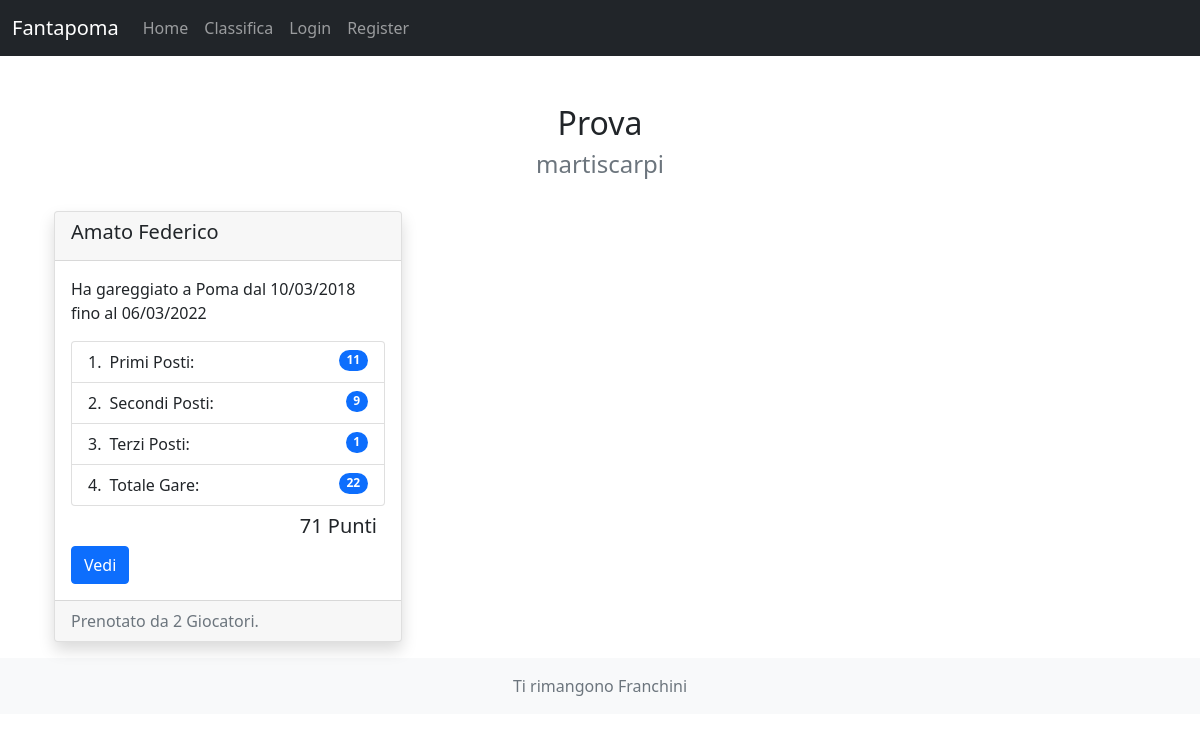
Before: /fantapoma/view_crew/2/ with the older database file.
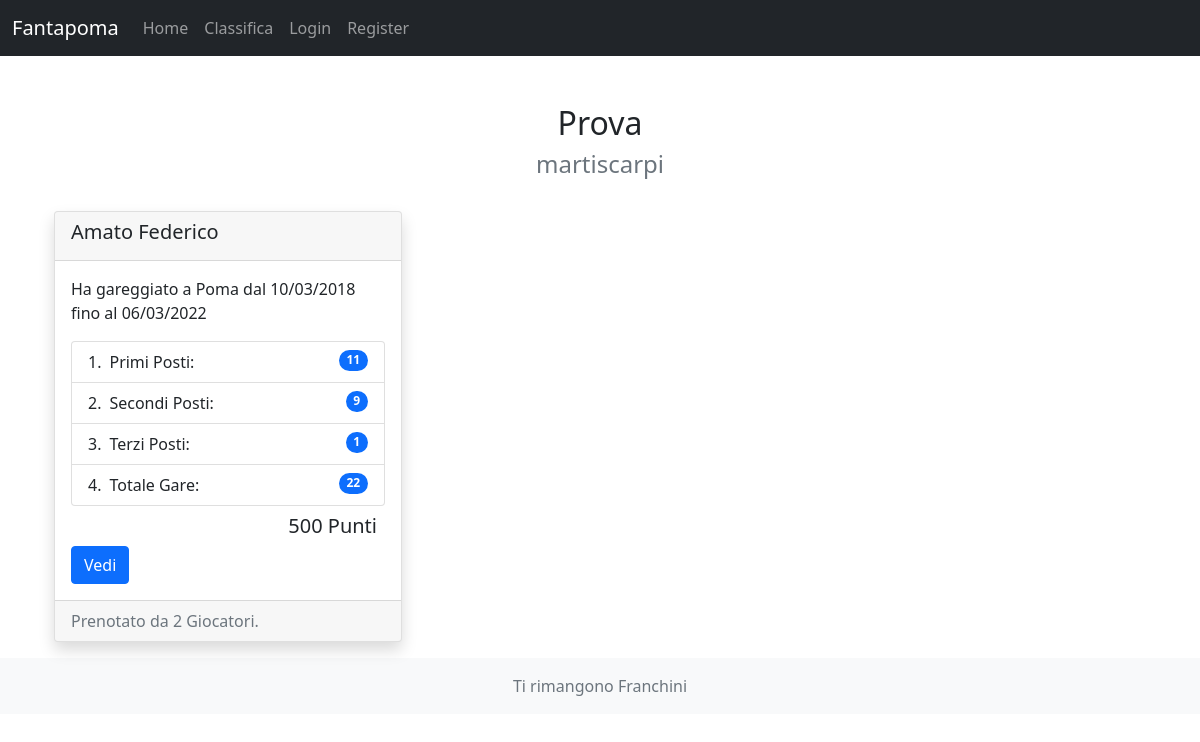
After: the same page with the newer database file.
### fantapoma/models.py (models this page shows, shortened)
class Athlete(models.Model):
    name = models.CharField(max_length=200)
    born = models.DateField('Date of Birth', default=datetime.date(2000,1,1))
    club = models.CharField(max_length=200, default='Società Canottieri Palermo')
    total = models.IntegerField('Total Races', default=0)
    first = models.IntegerField(default=0)
    second = models.IntegerField(default=0)
    third = models.IntegerField(default=0)
    first_time = models.DateField('First Race Date')
    last_time = models.DateField('Last Race Date')
    price = models.IntegerField(default=0)
    points = models.IntegerField(default=0)
    players = models.ManyToManyField(User, blank=True)
    is_user = models.OneToOneField(User, blank=True, null=True, on_delete=models.SET_NULL, related_name='true_athlete')
    @property
    def bookings(self):
        n = self.players.all().count()
        return n

### fantapoma/views.py (the view)
# urls.py: path('view_crew/<str:pk>/', ViewCrew.as_view(), name='view-crew'),
class ViewCrew(DetailView):
    model = User
    template_name = 'fantapoma/view_crew.html'
    context_object_name = 'player'
    def get_object(self):
        pk = self.kwargs.get(self.pk_url_kwarg)
        if pk is None:
            pk = self.request.user.id
            self.kwargs[self.pk_url_kwarg] = pk
        return super(ViewCrew, self).get_object()
    def get_context_data(self, **kwargs):
        context = super().get_context_data(**kwargs)
        pk = self.kwargs.get(self.pk_url_kwarg)
        if pk is None:
            pk = self.request.user.id
        context['athletes'] = Athlete.objects.filter(players__pk=pk)
        return context

### fantapoma/templates/fantapoma/view_crew.html (shortened to what this page needs)
{% extends "base.html" %}
{% block content %}
<div class="container header text-center mt-5">
  <h2>{{ player.player.team_name }}</h2>
  <h3 class="text-muted fw-light fs-4">{{ player.username }}</h3>
</div>
<div class="container card-container mt-2">
  <div class="container-fluid">
    <div class="row">
    {% for athlete in athletes %}
      <div class="col-sm-4 my-3">
        <div class="card shadow">
          <div class="card-header">
            <h5>{{athlete.name}}</h5>
          </div>
          <div class="card-body">
            <p class="card-text">Ha gareggiato a Poma dal {{athlete.first_time|date:'d/m/Y'}} fino al {{athlete.last_time|date:'d/m/Y'}}</p>
            <ul class="list-group list-group-numbered">
              <li class="list-group-item d-flex justify-content-between align-items-start">
                <div class="ms-2 me-auto">Primi Posti:</div>
                <span class="badge bg-primary rounded-pill">{{athlete.first}}</span>
              </li>
              <li class="list-group-item d-flex justify-content-between align-items-start">
                <div class="ms-2 me-auto">Secondi Posti:</div>
                <span class="badge bg-primary rounded-pill">{{athlete.second}}</span>
              </li>
              <li class="list-group-item d-flex justify-content-between align-items-start">
                <div class="ms-2 me-auto">Terzi Posti:</div>
                <span class="badge bg-primary rounded-pill">{{athlete.third}}</span>
              </li>
              <li class="list-group-item d-flex justify-content-between align-items-start">
                <div class="ms-2 me-auto">Totale Gare:</div>
                <span class="badge bg-primary rounded-pill">{{athlete.total}}</span>
              </li>
            </ul>
            <h5 class="card-text text-end m-2">{{ athlete.points }} Punti</h5>
            <a href="{% url 'view-athlete' athlete.id %}" class="btn btn-primary">Vedi</a>
          </div>
          <div class="card-footer text-muted">
            Prenotato da {{ athlete.bookings }} Giocatori.
          </div>
        </div>
      </div>
    {% endfor %}
    </div>
  </div>
</div>
{% endblock %}
{% block footer %}
<footer class="footer mt-auto py-3 bg-light text-center">
  <div class="container">
    <span class="text-muted">Ti rimangono {{ request.user.player.franchs }} Franchini</span>
  </div>
</footer>
{% endblock %}

Changed rows visible on the page:
changed Athlete "Amato Federico": points "71" → "500"
